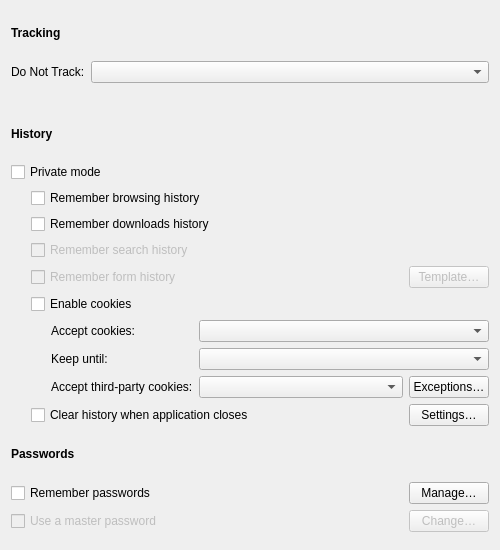
<?xml version="1.0" encoding="UTF-8"?>
<ui version="4.0">
 <class>Otter::PreferencesPrivacyPageWidget</class>
 <widget class="QWidget" name="Otter::PreferencesPrivacyPageWidget">
  <property name="geometry">
   <rect>
    <x>0</x>
    <y>0</y>
    <width>500</width>
    <height>550</height>
   </rect>
  </property>
  <layout class="QVBoxLayout" name="verticalLayout">
   <item>
    <widget class="QLabel" name="trackingHeader">
     <property name="font">
      <font>
       <weight>75</weight>
       <bold>true</bold>
      </font>
     </property>
     <property name="text">
      <string>Tracking</string>
     </property>
    </widget>
   </item>
   <item>
    <layout class="QFormLayout" name="doNotTrackLayout">
     <item row="0" column="0">
      <widget class="QLabel" name="doNotTrackLabel">
       <property name="text">
        <string>Do Not Track:</string>
       </property>
       <property name="buddy">
        <cstring>doNotTrackComboBox</cstring>
       </property>
      </widget>
     </item>
     <item row="0" column="1">
      <widget class="QComboBox" name="doNotTrackComboBox">
       <property name="currentIndex">
        <number>-1</number>
       </property>
      </widget>
     </item>
    </layout>
   </item>
   <item>
    <widget class="QLabel" name="historyHeader">
     <property name="font">
      <font>
       <weight>75</weight>
       <bold>true</bold>
      </font>
     </property>
     <property name="text">
      <string>History</string>
     </property>
    </widget>
   </item>
   <item>
    <widget class="QCheckBox" name="privateModeCheckBox">
     <property name="text">
      <string>Private mode</string>
     </property>
    </widget>
   </item>
   <item>
    <layout class="QHBoxLayout" name="historyLayout">
     <property name="spacing">
      <number>0</number>
     </property>
     <item>
      <spacer name="historySpacer">
       <property name="orientation">
        <enum>Qt::Horizontal</enum>
       </property>
       <property name="sizeType">
        <enum>QSizePolicy::Fixed</enum>
       </property>
       <property name="sizeHint" stdset="0">
        <size>
         <width>20</width>
         <height>0</height>
        </size>
       </property>
      </spacer>
     </item>
     <item>
      <widget class="QWidget" name="historyWidget" native="true">
       <layout class="QVBoxLayout" name="historyWidgetLayout">
        <property name="leftMargin">
         <number>0</number>
        </property>
        <property name="topMargin">
         <number>0</number>
        </property>
        <property name="rightMargin">
         <number>0</number>
        </property>
        <property name="bottomMargin">
         <number>0</number>
        </property>
        <item>
         <widget class="QCheckBox" name="rememberBrowsingHistoryCheckBox">
          <property name="text">
           <string>Remember browsing history</string>
          </property>
         </widget>
        </item>
        <item>
         <widget class="QCheckBox" name="rememberDownloadsHistoryCheckBox">
          <property name="text">
           <string>Remember downloads history</string>
          </property>
         </widget>
        </item>
        <item>
         <widget class="QCheckBox" name="rememberSearchHistoryCheckBox">
          <property name="enabled">
           <bool>false</bool>
          </property>
          <property name="text">
           <string>Remember search history</string>
          </property>
         </widget>
        </item>
        <item>
         <layout class="QHBoxLayout" name="rememberFormsHistorylLayout">
          <item>
           <widget class="QCheckBox" name="rememberFormsHistoryCheckBox">
            <property name="enabled">
             <bool>false</bool>
            </property>
            <property name="text">
             <string>Remember form history</string>
            </property>
           </widget>
          </item>
          <item>
           <spacer name="rememberFormsHistorySpacer">
            <property name="orientation">
             <enum>Qt::Horizontal</enum>
            </property>
            <property name="sizeHint" stdset="0">
             <size>
              <width>40</width>
              <height>20</height>
             </size>
            </property>
           </spacer>
          </item>
          <item>
           <widget class="QPushButton" name="rememberFormsHistoryButton">
            <property name="enabled">
             <bool>false</bool>
            </property>
            <property name="text">
             <string>Template…</string>
            </property>
           </widget>
          </item>
         </layout>
        </item>
        <item>
         <layout class="QHBoxLayout" name="enableCokiesLayout">
          <item>
           <widget class="QCheckBox" name="enableCookiesCheckBox">
            <property name="text">
             <string>Enable cookies</string>
            </property>
           </widget>
          </item>
         </layout>
        </item>
        <item>
         <layout class="QHBoxLayout" name="cookiesDetailsLayout">
          <item>
           <spacer name="cookiesDetailsSpacer">
            <property name="orientation">
             <enum>Qt::Horizontal</enum>
            </property>
            <property name="sizeType">
             <enum>QSizePolicy::Fixed</enum>
            </property>
            <property name="sizeHint" stdset="0">
             <size>
              <width>20</width>
              <height>0</height>
             </size>
            </property>
           </spacer>
          </item>
          <item>
           <widget class="QWidget" name="cookiesWidget" native="true">
            <layout class="QFormLayout" name="cookiesLayout">
             <property name="fieldGrowthPolicy">
              <enum>QFormLayout::AllNonFixedFieldsGrow</enum>
             </property>
             <property name="leftMargin">
              <number>0</number>
             </property>
             <property name="topMargin">
              <number>0</number>
             </property>
             <property name="rightMargin">
              <number>0</number>
             </property>
             <property name="bottomMargin">
              <number>0</number>
             </property>
             <item row="0" column="0">
              <widget class="QLabel" name="cookiesPolicyLabel">
               <property name="text">
                <string>Accept cookies:</string>
               </property>
               <property name="buddy">
                <cstring>cookiesPolicyComboBox</cstring>
               </property>
              </widget>
             </item>
             <item row="0" column="1">
              <widget class="QComboBox" name="cookiesPolicyComboBox"/>
             </item>
             <item row="1" column="0">
              <widget class="QLabel" name="keepCookiesModeLabel">
               <property name="text">
                <string>Keep until:</string>
               </property>
               <property name="buddy">
                <cstring>keepCookiesModeComboBox</cstring>
               </property>
              </widget>
             </item>
             <item row="1" column="1">
              <widget class="QComboBox" name="keepCookiesModeComboBox"/>
             </item>
             <item row="2" column="0">
              <widget class="QLabel" name="thirdPartyCookiesPolicyLabel">
               <property name="text">
                <string>Accept third-party cookies:</string>
               </property>
               <property name="buddy">
                <cstring>thirdPartyCookiesPolicyComboBox</cstring>
               </property>
              </widget>
             </item>
             <item row="2" column="1">
              <layout class="QHBoxLayout" name="thirdPartyCookiesLayout">
               <item>
                <widget class="QComboBox" name="thirdPartyCookiesPolicyComboBox">
                 <property name="sizePolicy">
                  <sizepolicy hsizetype="Expanding" vsizetype="Fixed">
                   <horstretch>0</horstretch>
                   <verstretch>0</verstretch>
                  </sizepolicy>
                 </property>
                </widget>
               </item>
               <item>
                <widget class="QPushButton" name="thirdPartyCookiesExceptionsButton">
                 <property name="text">
                  <string>Exceptions…</string>
                 </property>
                </widget>
               </item>
              </layout>
             </item>
            </layout>
           </widget>
          </item>
         </layout>
        </item>
        <item>
         <layout class="QHBoxLayout" name="clearHistoryLayout">
          <item>
           <widget class="QCheckBox" name="clearHistoryCheckBox">
            <property name="text">
             <string>Clear history when application closes</string>
            </property>
           </widget>
          </item>
          <item>
           <spacer name="clearHistorySpacer">
            <property name="orientation">
             <enum>Qt::Horizontal</enum>
            </property>
            <property name="sizeHint" stdset="0">
             <size>
              <width>0</width>
              <height>0</height>
             </size>
            </property>
           </spacer>
          </item>
          <item>
           <widget class="QPushButton" name="clearHistoryButton">
            <property name="text">
             <string>Settings…</string>
            </property>
           </widget>
          </item>
         </layout>
        </item>
       </layout>
      </widget>
     </item>
    </layout>
   </item>
   <item>
    <widget class="QLabel" name="passwordsHeader">
     <property name="font">
      <font>
       <weight>75</weight>
       <bold>true</bold>
      </font>
     </property>
     <property name="text">
      <string>Passwords</string>
     </property>
    </widget>
   </item>
   <item>
    <layout class="QHBoxLayout" name="rememberPasswordsLayout">
     <item>
      <widget class="QCheckBox" name="rememberPasswordsCheckBox">
       <property name="text">
        <string>Remember passwords</string>
       </property>
      </widget>
     </item>
     <item>
      <spacer name="rememberPasswordsSpacer">
       <property name="orientation">
        <enum>Qt::Horizontal</enum>
       </property>
       <property name="sizeHint" stdset="0">
        <size>
         <width>40</width>
         <height>20</height>
        </size>
       </property>
      </spacer>
     </item>
     <item>
      <widget class="QPushButton" name="managePasswordsButton">
       <property name="text">
        <string>Manage…</string>
       </property>
      </widget>
     </item>
    </layout>
   </item>
   <item>
    <layout class="QHBoxLayout" name="masterPasswordlLayout">
     <item>
      <widget class="QCheckBox" name="masterPasswordCheckBox">
       <property name="enabled">
        <bool>false</bool>
       </property>
       <property name="text">
        <string>Use a master password</string>
       </property>
      </widget>
     </item>
     <item>
      <spacer name="masterPasswordSpacer">
       <property name="orientation">
        <enum>Qt::Horizontal</enum>
       </property>
       <property name="sizeHint" stdset="0">
        <size>
         <width>40</width>
         <height>20</height>
        </size>
       </property>
      </spacer>
     </item>
     <item>
      <widget class="QPushButton" name="masterPasswordButton">
       <property name="enabled">
        <bool>false</bool>
       </property>
       <property name="text">
        <string>Change…</string>
       </property>
      </widget>
     </item>
    </layout>
   </item>
   <item>
    <spacer name="spacer">
     <property name="orientation">
      <enum>Qt::Vertical</enum>
     </property>
    </spacer>
   </item>
  </layout>
 </widget>
 <tabstops>
  <tabstop>doNotTrackComboBox</tabstop>
  <tabstop>privateModeCheckBox</tabstop>
  <tabstop>rememberBrowsingHistoryCheckBox</tabstop>
  <tabstop>rememberDownloadsHistoryCheckBox</tabstop>
  <tabstop>rememberSearchHistoryCheckBox</tabstop>
  <tabstop>rememberFormsHistoryCheckBox</tabstop>
  <tabstop>rememberFormsHistoryButton</tabstop>
  <tabstop>enableCookiesCheckBox</tabstop>
  <tabstop>cookiesPolicyComboBox</tabstop>
  <tabstop>keepCookiesModeComboBox</tabstop>
  <tabstop>thirdPartyCookiesPolicyComboBox</tabstop>
  <tabstop>thirdPartyCookiesExceptionsButton</tabstop>
  <tabstop>clearHistoryCheckBox</tabstop>
  <tabstop>clearHistoryButton</tabstop>
  <tabstop>rememberPasswordsCheckBox</tabstop>
  <tabstop>managePasswordsButton</tabstop>
  <tabstop>masterPasswordCheckBox</tabstop>
  <tabstop>masterPasswordButton</tabstop>
 </tabstops>
 <resources/>
 <connections/>
</ui>
